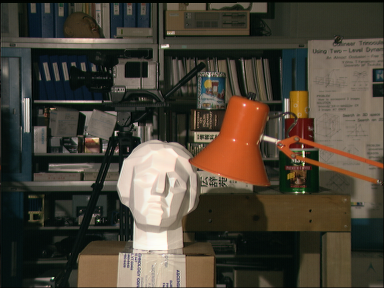
#> input picture data/tsukuba/left.png, 384 x 288 px, found by its file name
$ python project.py
#> lines starting #> are read from the running program, lines starting #| are printed output that depends on the picture
### utils.py
import numpy as np
import cv2


def compute_distance_l1(pt1, pt2):
    return np.abs(pt1-pt2)


def compute_distance_l2(pt1, pt2):
    return (pt1-pt2)**2


# [4 lines left out: function cosine_similarity, not called in this run]


def compute_d_optimal_1(left, right, height, width, disparty_range, compute_distance=compute_distance_l1):
    max_cost = 255
    cost = list()
    for i in range(disparty_range+1):
        if width - i < 0:
            cost.append(max_cost)
        else:
            cost.append(compute_distance(
                left[height, width], right[height, width-i]))

    return np.argmin(cost)


# [19 lines left out: function compute_d_optimal_2, not called in this run]

### project.py
import cv2
import numpy as np
from utils import compute_d_optimal_1, compute_d_optimal_2, compute_distance_l1, compute_distance_l2, cosine_similarity
from PIL import Image


def pixel_wise_matching(left_img, right_img, disparity_range=16, scale=16, save_resutlts=True, distance_methods=compute_distance_l1):
#> called with left_img = 'data\\tsukuba\\left.png', right_img = 'data\\tsukuba\\right.png', disparity_range = 16, scale = 16, save_resutlts = True
    if isinstance(left_img, str) and isinstance(right_img, str):
        left = cv2.imread(left_img, cv2.IMREAD_GRAYSCALE).astype(np.float32)
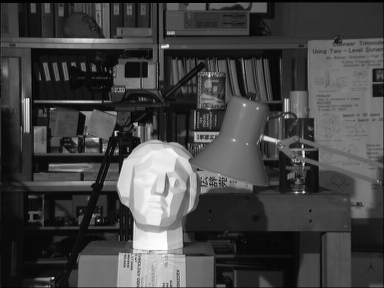
#> left: shape (288, 384) float32; min 0, max 253, mean 67.8
        right = cv2.imread(right_img, cv2.IMREAD_GRAYSCALE).astype(np.float32)
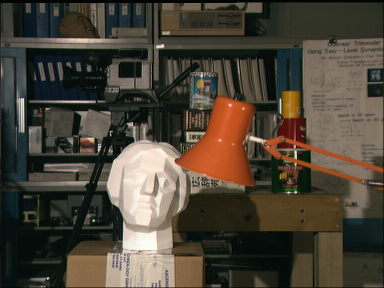
#> input picture data/tsukuba/right.png, 384 x 288 px, found by its file name
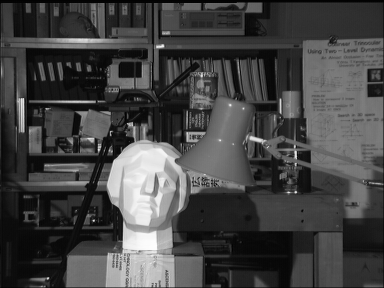
#> right: shape (288, 384) float32; min 0, max 253, mean 68.2
    else:
        left = left_img.convert("L")
        left = np.array(left).astype(np.float32)
        right = right_img.convert("L")
        right = np.array(right).astype(np.float32)
    height, width = left.shape[:2]
#> height = 288; width = 384

    # create the result matrix
    depth = np.zeros((height, width))
    for row in range(height):
        for col in range(width):
            depth[row, col] = compute_d_optimal_1(
                left, right, row, col, disparity_range, distance_methods) * scale
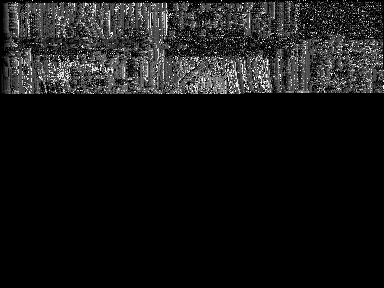
#> depth: shape (288, 384) float64; min 0, max 256, mean 22.6; drawn with min black and max white
    depth = depth.astype(np.uint8)
    if save_resutlts:
        print("Saving results ...")
        if distance_methods == compute_distance_l1:
            cv2.imwrite("results\\depth_l1.png", depth)
            cv2.imwrite("results\\depth_l1_color.png", cv2.applyColorMap(
                depth, cv2.COLORMAP_JET))

        elif distance_methods == compute_distance_l2:
            cv2.imwrite("results\\depth_l2.png", depth)
            cv2.imwrite("results\\depth_l2_color.png", cv2.applyColorMap(
                depth, cv2.COLORMAP_JET))
        print("Done!")
    return cv2.applyColorMap(depth, cv2.COLORMAP_JET)


# [85 lines left out: functions window_based_matching, window_based_matching_cosine, not called in this run]


if __name__ == "__main__":
    LEFT_PATH_PIXEL = "data\\tsukuba\\left.png"
    RIGHT_PATH_PIXEL = "data\\tsukuba\\right.png"

    LEFT_PATH_WINDOW = "data\\aloe\\Aloe_left_1.png"
    RIGHT_PATH_WINDOW = "data\\aloe\\Aloe_right_1.png"

#> (the run stopped early here; a loop or call above may not have finished)
